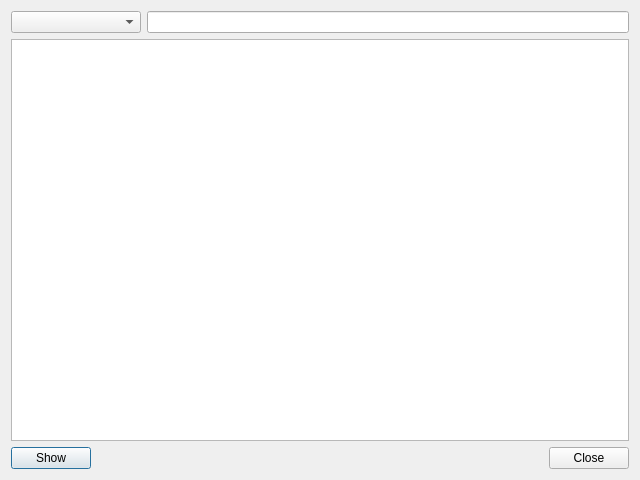
<?xml version="1.0" encoding="UTF-8"?>
<ui version="4.0">
 <class>DatabaseViewer</class>
 <widget class="QDialog" name="DatabaseViewer">
  <property name="geometry">
   <rect>
    <x>0</x>
    <y>0</y>
    <width>640</width>
    <height>480</height>
   </rect>
  </property>
  <property name="windowTitle">
   <string>Database Inspector</string>
  </property>
  <property name="windowIcon">
   <iconset resource="icons.qrc">
    <normaloff>:/icons/icons/32x32_0320/cup.png</normaloff>:/icons/icons/32x32_0320/cup.png</iconset>
  </property>
  <layout class="QVBoxLayout" name="verticalLayout">
   <item>
    <layout class="QHBoxLayout" name="horizontalLayout_2">
     <item>
      <widget class="QComboBox" name="cboxDatabase">
       <property name="sizePolicy">
        <sizepolicy hsizetype="Preferred" vsizetype="Fixed">
         <horstretch>0</horstretch>
         <verstretch>0</verstretch>
        </sizepolicy>
       </property>
       <property name="minimumSize">
        <size>
         <width>130</width>
         <height>0</height>
        </size>
       </property>
      </widget>
     </item>
     <item>
      <widget class="QLineEdit" name="edtQuery"/>
     </item>
    </layout>
   </item>
   <item>
    <widget class="QTableView" name="tblvResult">
     <property name="sizePolicy">
      <sizepolicy hsizetype="MinimumExpanding" vsizetype="MinimumExpanding">
       <horstretch>0</horstretch>
       <verstretch>0</verstretch>
      </sizepolicy>
     </property>
    </widget>
   </item>
   <item>
    <layout class="QHBoxLayout" name="horizontalLayout">
     <item>
      <widget class="QPushButton" name="btnQuery">
       <property name="text">
        <string>Show</string>
       </property>
       <property name="default">
        <bool>true</bool>
       </property>
       <property name="flat">
        <bool>false</bool>
       </property>
      </widget>
     </item>
     <item>
      <widget class="QDialogButtonBox" name="bboxChoice">
       <property name="sizePolicy">
        <sizepolicy hsizetype="MinimumExpanding" vsizetype="Fixed">
         <horstretch>0</horstretch>
         <verstretch>0</verstretch>
        </sizepolicy>
       </property>
       <property name="orientation">
        <enum>Qt::Horizontal</enum>
       </property>
       <property name="standardButtons">
        <set>QDialogButtonBox::Close</set>
       </property>
       <property name="centerButtons">
        <bool>false</bool>
       </property>
      </widget>
     </item>
    </layout>
   </item>
  </layout>
 </widget>
 <resources>
  <include location="icons.qrc"/>
 </resources>
 <connections>
  <connection>
   <sender>bboxChoice</sender>
   <signal>accepted()</signal>
   <receiver>DatabaseViewer</receiver>
   <slot>accept()</slot>
   <hints>
    <hint type="sourcelabel">
     <x>248</x>
     <y>254</y>
    </hint>
    <hint type="destinationlabel">
     <x>157</x>
     <y>274</y>
    </hint>
   </hints>
  </connection>
  <connection>
   <sender>bboxChoice</sender>
   <signal>rejected()</signal>
   <receiver>DatabaseViewer</receiver>
   <slot>reject()</slot>
   <hints>
    <hint type="sourcelabel">
     <x>316</x>
     <y>260</y>
    </hint>
    <hint type="destinationlabel">
     <x>286</x>
     <y>274</y>
    </hint>
   </hints>
  </connection>
 </connections>
</ui>
